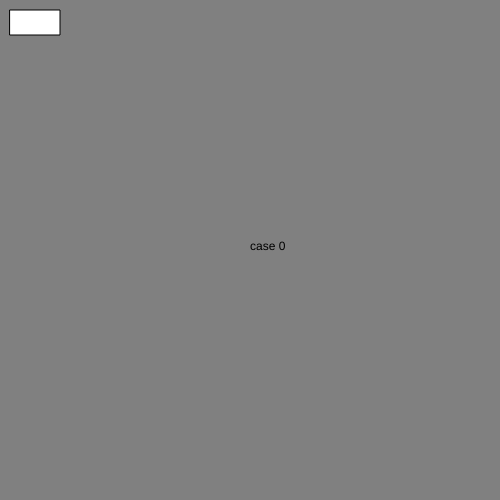
Frame 1 (no input)
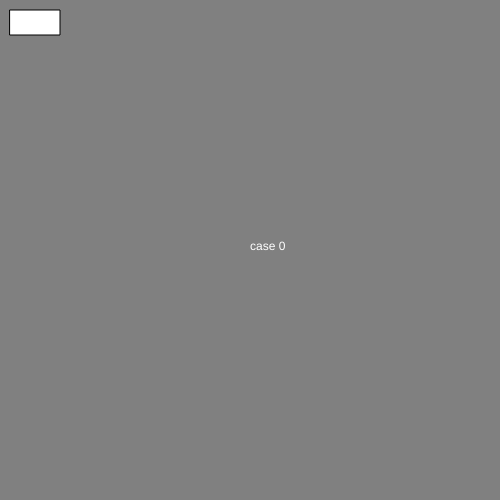
Frame 60 (no input)
Frame 120 (the mouse pressed at the canvas centre since frame 60): identical to frame 60, image omitted

The p5.js sketch that drew these frames (run headless with seeded random() and noise() and a simulated clock; from frame 60 on, the mouse is pressed at the canvas centre):

// p5.js sketch
// ── sketch.js
let myState = 0;

function setup() {
  createCanvas(500, 500);
}

function draw() {

  switch (myState) {
    case 0:
      background('grey');
      text('case 0', 250, 250);
      break;

    case 1:
      background('pink');
      text('case 1', 250, 250);
      break;
  }

  fill('white');
  rect(10, 10, 50, 25);
}


function mouseReleased() {

  if ((mouseX > 10) && (mouseX < 60) && (mouseY > 10) && (mouseY < 35)) {
    myState++;
    if (myState > 1) {
      myState = 0;
    }
  }
}
